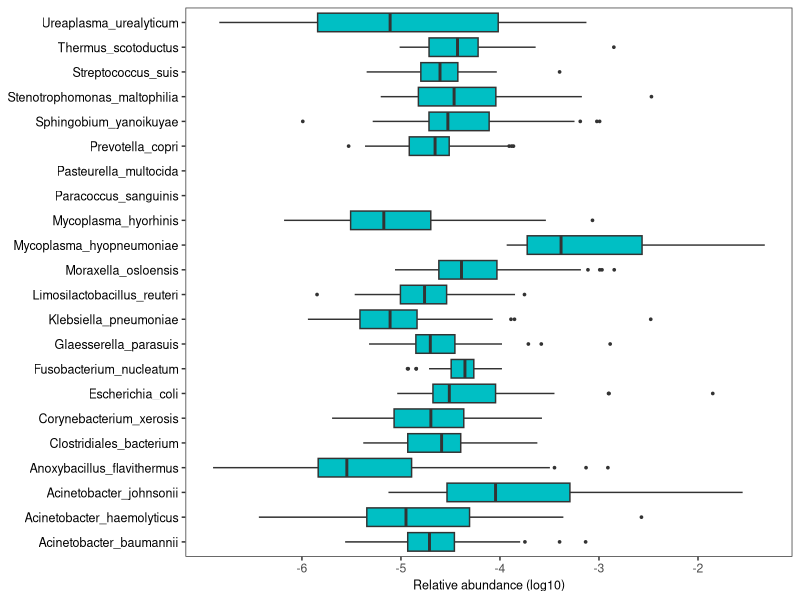
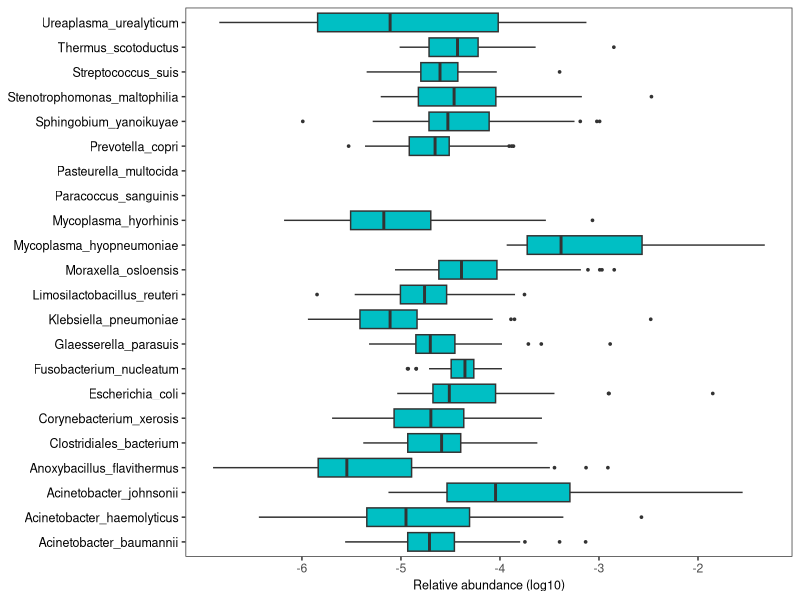

These figures' R source, in order: (Note: this script raises an error after producing the figures.)
library(reshape2)
library(ggplot2)
spec_hl <- read.table("hl_core_species.tab" ,header=F,row.names=1, sep="\t")
spec_svll <- read.table("svll_core_species.tab" ,header=F,row.names=1, sep="\t")
###obtained top20 species in the HL
spec_hl_mean <- apply(spec_hl,1 , mean)
spec_hl_top20<- spec_hl[order(spec_hl_mean,decreasing = T)[1:20],]
spec_hl_top20_log <- log10(spec_hl_top20)
###obtained top20 species in the SVlL
spec_svll_mean <- apply(spec_svll,1 , mean)
spec_svll_top20<- spec_hl[order(spec_svll_mean,decreasing = T)[1:20],]
spec_svll_top20_log <- log10(spec_svll_top20)
###find unique species in the SVLL 
svll_uniq <- setdiff(rownames(spec_svll_top20),rownames(spec_hl_top20))		
rep <- rep(NA,ncol(spec_hl_top20))	
length(svll_uniq )
top20_hl_add <- rbind(spec_hl_top20_log, rep,rep)
rownames(top20_hl_add)[21:22] <- svll_uniq
top20_hl_add$spec_hlies <- rownames(top20_hl_add)
top20_hl_add.melt <- melt(top20_hl_add)
###core species in HL
ggplot(top20_hl_add.melt, aes(x=spec_hlies, y=value))+ 
	geom_boxplot(fill="#00BFC4", outlier.size=0.6)+coord_flip()+ 
	scale_x_discrete(limits=rev(levels(top20_hl_add.melt$spec_hlies)))+
	scale_y_continuous(breaks=c(-6,-5,-4,-3,-2))+labs(y="Relative abundance (log10)",x=NULL)+theme_bw()+   
	theme(panel.grid.major = element_blank(),
	      panel.grid.minor = element_blank(),
	      plot.title = element_text(hjust = 0.5),
	      xis.text.x = element_text(size = 9,color="black"), 
	      axis.text.y = element_text(size = 9,color="black"),
	      axis.title.x = element_text(size = 9,color="black"))
ggsave("hl_top20_combine.pdf",width=3.5,height=5)

###find unique species in the HL 
hl_uniq <- setdiff(rownames(spec_hl_top20),rownames(spec_svll_top20))
rep <- rep(NA,ncol(spec_svll_top20))
top20_svll_add <- rbind(spec_svll_top20_log, rep,rep)
rownames(top20_svll_add)[21:22] <- hl_uniq
top20_svll_add$spec_svllies <- rownames(top20_svll_add)
top20_svll_add.melt <- melt(top20_svll_add)

###core species in HL
ggplot(top20_svll_add.melt, aes(x=spec_hlies, y=value))+ 
	geom_boxplot(fill="#f8766d", outlier.size=0.6)+coord_flip()+ 
	scale_x_discrete(limits=rev(levels(top20_svll_add.melt$spec_hlies)))+
	scale_y_continuous(breaks=c(-6,-5,-4,-3,-2))+labs(y="Relative abundance (log10)",x=NULL)+theme_bw()+   
	theme(panel.grid.major = element_blank(),
	      panel.grid.minor = element_blank(),
	      plot.title = element_text(hjust = 0.5),
	      xis.text.x = element_text(size = 9,color="black"), 
	      axis.text.y = element_text(size = 9,color="black"),
	      axis.title.x = element_text(size = 9,color="black"))
ggsave("svll_top20_combine.pdf",width=3.5,height=5)
